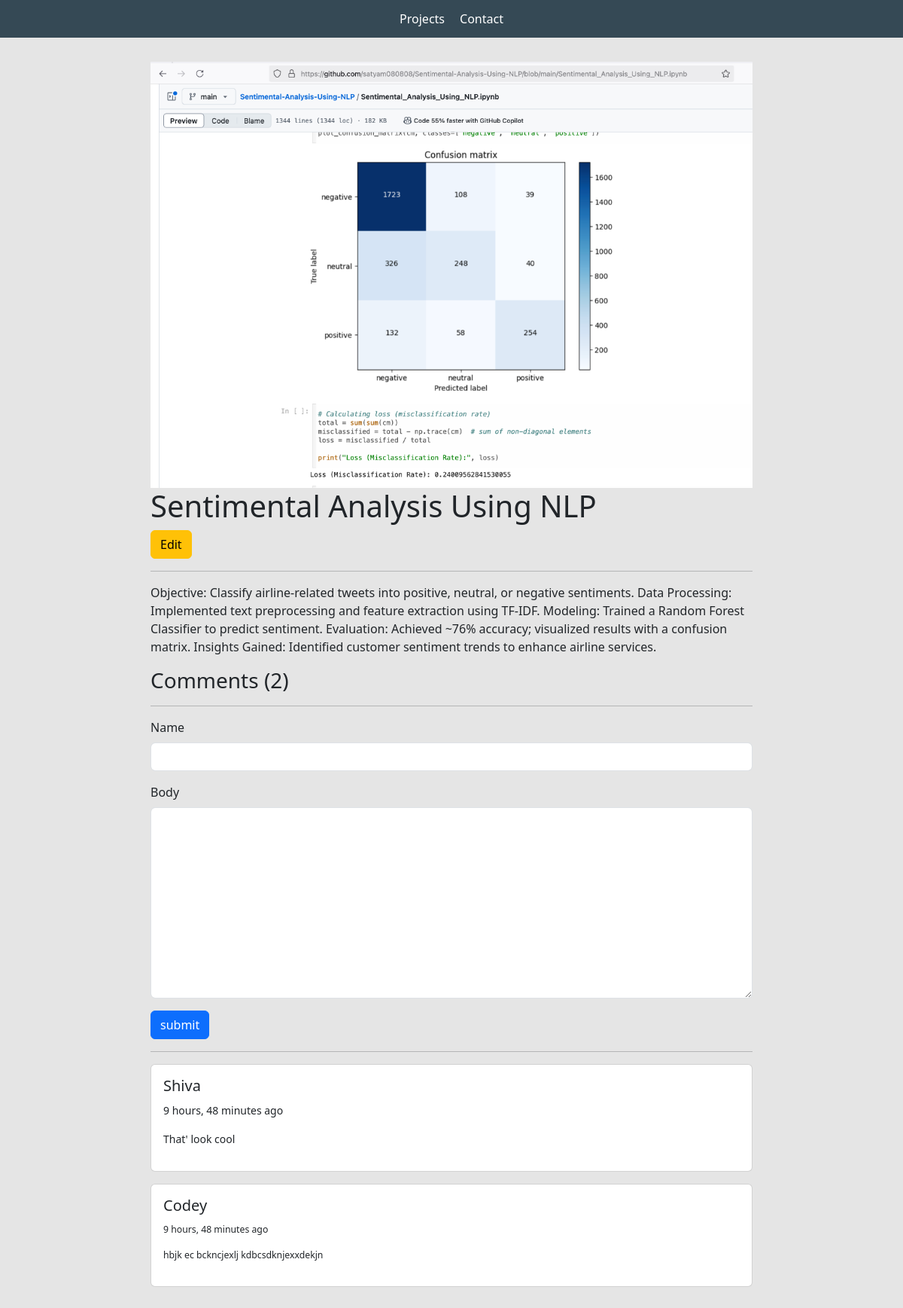
Screenshot of /projects/8a53e08e-33d4-4c3a-a5e7-e1cc6372cebd/ with the database file from the repository.
### base/models.py (models this page shows, shortened)
class Project(models.Model):
    title = models.CharField(max_length=255)
    thumbnail = models.ImageField(null=True)
    body = RichTextUploadingField()
    slug = models.SlugField(null=True, blank=True)
    created = models.DateTimeField(auto_now_add=True)
    id = models.UUIDField(default=uuid.uuid4, unique=True, primary_key=True, editable=False)

class Comment(models.Model):
    project = models.ForeignKey(Project, on_delete=models.CASCADE)
    name = models.CharField(max_length=2000)
    body = models.TextField(null=True, blank=True)
    created = models.DateTimeField(auto_now_add= True, null=True)

### base/views.py (the view, shortened to what this page needs)
# urls.py: path('projects/<str:pk>/', views.projectPage, name="project"),
def projectPage(request, pk):
    project =Project.objects.get(id=pk)
    count = project.comment_set.count()
    comments = project.comment_set.all()
    form = CommentForm()
    context={'project': project, 'count': count, 'comments' : comments, 'form' : form}
    return render(request, 'base/project.html', context)

### base/forms.py
class CommentForm(ModelForm):
    class Meta:
        model = Comment
        fields = '__all__'
        exclude = ['project']
    def __init__(self, *args, **kwargs):
        super(CommentForm, self).__init__(*args, **kwargs)
        self.fields['name'].widget.attrs.update(
            {'class': 'form-control'})
        self.fields['body'].widget.attrs.update(
            {'class': 'form-control',})

### base/templates/base/project.html (shortened to what this page needs)
{% extends 'base/main.html' %}
{% load static %}
{% block content %}
<div class="container">
    <div class="project-container">
    <img class="project--image" src="{{project.thumbnail.url}}">
    <h1>{{project.title}}</h1>
    <a class="btn btn-warning" href="{% url 'edit-project' project.id %}">Edit</a>
    <hr>
    <p>{{project.body|safe}}</p>
    <div class="comments-container">
        <h3>Comments ({{count}})</h3>
        <hr>
        <form method="POST">
            {% for field in form  %}
            <div class="mb-3">
                <label for="exampleInputPassword1" class="form-label">{{field.label}}</label>
                {{field}}
            </div>
            {% endfor %}
            <input class="btn btn-primary" type="submit" value="submit">
        </form>
    <hr>
    {% for comment in comments %}
    <div class="card my-3">
        <div class="card-body">
            <h5>{{comment.name}}</h5>
            <small>{{comment.created|timesince}} ago</smalll>
            <p class="my-3">{{comment.body}}</p>
        </div>
    </div>
    {% endfor %}
</div>
</div>
</div>
{% endblock content %}

### static/styles/main.css (style rules this page uses)
body { background-color: #e5e5e5; }
.project--image { max-width: 800px; }

### base/templates/base/project.html (style rules this page uses)
.project-container { max-width: 800px; margin: 0 auto; margin-top: 2em; margin-bottom: 2em; }

### rows the page displays
Project: thumbnail (picture), title "Sentimental Analysis Using NLP", body "Objective: Classify airline-related tweets into positive, neutral, or negative sentiments. Data Processing: Implemented text preprocessing and feature extraction using TF-IDF. Modeling: Trained a Random Forest Classifier to predict sentiment. Evaluation: Achieved ~76% accuracy; visualized results with a confusion matrix. Insights Gained: Identified customer sentiment trends to enhance airline services."
Comment: name "Shiva", created "9 hours, 48 minutes", body "That' look cool"
Comment: name "Codey", created "9 hours, 48 minutes", body "hbjk ec bckncjexlj kdbcsdknjexxdekjn"

### other values shown
{{ count }} "2"
{{ field.label }} "Name" "Body"
